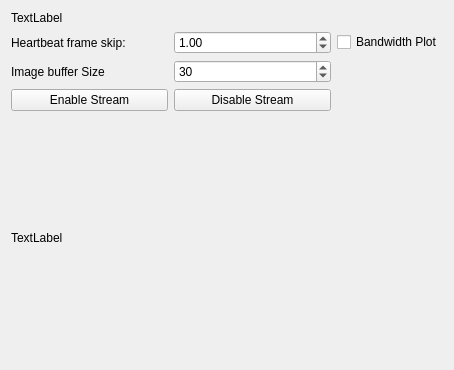
<?xml version="1.0" encoding="UTF-8"?>
<ui version="4.0">
 <class>imageViewport</class>
 <widget class="QWidget" name="imageViewport">
  <property name="geometry">
   <rect>
    <x>0</x>
    <y>0</y>
    <width>400</width>
    <height>370</height>
   </rect>
  </property>
  <property name="windowTitle">
   <string>Form</string>
  </property>
  <layout class="QGridLayout" name="gridLayout_2">
   <item row="0" column="0">
    <layout class="QGridLayout" name="gridLayout">
     <item row="1" column="0">
      <widget class="QLabel" name="label">
       <property name="text">
        <string>Heartbeat frame skip:</string>
       </property>
      </widget>
     </item>
     <item row="2" column="0">
      <widget class="QLabel" name="label_2">
       <property name="text">
        <string>Image buffer Size</string>
       </property>
      </widget>
     </item>
     <item row="2" column="1">
      <widget class="QSpinBox" name="bufferSize">
       <property name="minimum">
        <number>-1</number>
       </property>
       <property name="maximum">
        <number>1000</number>
       </property>
       <property name="value">
        <number>30</number>
       </property>
      </widget>
     </item>
     <item row="0" column="0" colspan="2">
      <widget class="QLabel" name="title">
       <property name="maximumSize">
        <size>
         <width>16777215</width>
         <height>20</height>
        </size>
       </property>
       <property name="text">
        <string>TextLabel</string>
       </property>
      </widget>
     </item>
     <item row="3" column="0">
      <widget class="QPushButton" name="btnEnable">
       <property name="text">
        <string>Enable Stream</string>
       </property>
      </widget>
     </item>
     <item row="3" column="1">
      <widget class="QPushButton" name="btnDisable">
       <property name="text">
        <string>Disable Stream</string>
       </property>
      </widget>
     </item>
     <item row="1" column="1">
      <widget class="QDoubleSpinBox" name="heartBeat">
       <property name="singleStep">
        <double>0.033333000000000</double>
       </property>
       <property name="value">
        <double>1.000000000000000</double>
       </property>
      </widget>
     </item>
     <item row="1" column="2">
      <widget class="QCheckBox" name="ckBWPlot">
       <property name="text">
        <string>Bandwidth Plot</string>
       </property>
      </widget>
     </item>
     <item row="4" column="0" colspan="2">
      <widget class="QLabel" name="img">
       <property name="sizePolicy">
        <sizepolicy hsizetype="MinimumExpanding" vsizetype="MinimumExpanding">
         <horstretch>0</horstretch>
         <verstretch>0</verstretch>
        </sizepolicy>
       </property>
       <property name="minimumSize">
        <size>
         <width>320</width>
         <height>240</height>
        </size>
       </property>
       <property name="maximumSize">
        <size>
         <width>640</width>
         <height>480</height>
        </size>
       </property>
       <property name="sizeIncrement">
        <size>
         <width>16</width>
         <height>16</height>
        </size>
       </property>
       <property name="baseSize">
        <size>
         <width>16</width>
         <height>16</height>
        </size>
       </property>
       <property name="text">
        <string>TextLabel</string>
       </property>
      </widget>
     </item>
    </layout>
   </item>
  </layout>
 </widget>
 <resources/>
 <connections/>
</ui>
